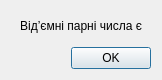
<?xml version="1.0" encoding="UTF-8"?>
<ui version="4.0">
 <class>Even</class>
 <widget class="QDialog" name="Even">
  <property name="geometry">
   <rect>
    <x>0</x>
    <y>0</y>
    <width>162</width>
    <height>80</height>
   </rect>
  </property>
  <property name="windowTitle">
   <string>Dialog</string>
  </property>
  <layout class="QVBoxLayout" name="verticalLayout">
   <item>
    <widget class="QLabel" name="label">
     <property name="text">
      <string>&lt;html&gt;&lt;head/&gt;&lt;body&gt;&lt;p align=&quot;center&quot;&gt;Відʼємні парні числа є&lt;/p&gt;&lt;/body&gt;&lt;/html&gt;</string>
     </property>
    </widget>
   </item>
   <item>
    <widget class="QDialogButtonBox" name="buttonBox">
     <property name="standardButtons">
      <set>QDialogButtonBox::Ok</set>
     </property>
    </widget>
   </item>
  </layout>
 </widget>
 <resources/>
 <connections/>
</ui>
